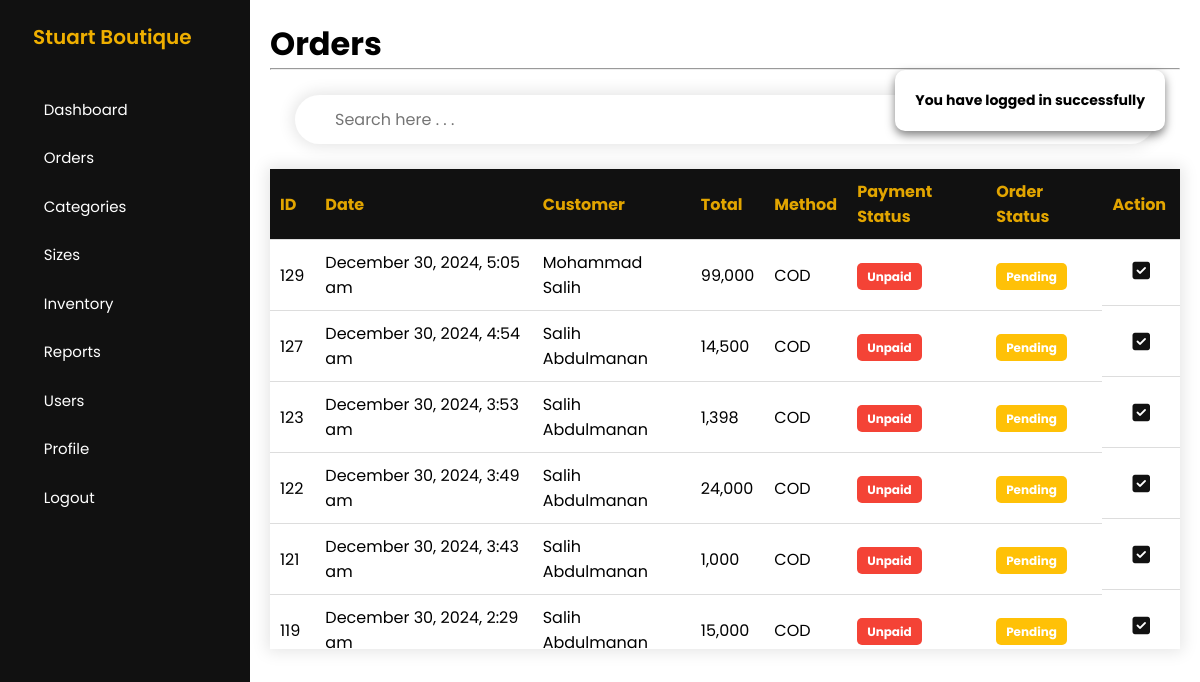
The page /admin/view-order.php (signed in) on the database its author committed.
### tables this page shows
CREATE TABLE `orders` (
  `orderID` int(11) NOT NULL,
  `userID` int(11) NOT NULL,
  `orderAmount` int(11) NOT NULL,
  `paymentMethod` enum('COD','GCash') DEFAULT NULL,
  `orderStatus` enum('pending','approved','cancelled') NOT NULL DEFAULT 'pending',
  `paymentStatus` enum('unpaid','paid') NOT NULL DEFAULT 'unpaid',
  `orderDate` datetime NOT NULL DEFAULT current_timestamp()
);

CREATE TABLE `users` (
  `userID` int(11) NOT NULL,
  `userFullname` varchar(255) DEFAULT NULL,
  `userNumber` varchar(20) DEFAULT NULL,
  `userAddress` varchar(255) DEFAULT NULL,
  `userGender` varchar(255) DEFAULT NULL,
  `userEmail` varchar(255) NOT NULL,
  `userPassword` varchar(255) NOT NULL,
  `userCode` int(255) DEFAULT NULL,
  `userType` tinyint(1) DEFAULT 0 COMMENT '0=customer, 1=admin'
);

### config/DatabaseConnection.php (called while the page is built, shortened)
<?php
    class DatabaseConnection
    {
        public function __construct()
        {
            $this->conn = new mysqli(HOSTNAME,USERNAME,PASSWORD,DATABASE);
        }
    }
?>

### admin/controllers/OrderController.php (called while the page is built, shortened)
<?php
    class OrderController
    {
        private $conn;
        public function __construct()
        {
            $db = new DatabaseConnection;
            $this->conn = $db->conn;
        }
        public function getDataOrderPending()
        {
            $getDataQuery = "
                SELECT orders.*, users.*
                FROM orders
                INNER JOIN users
                ON orders.userID = users.userID
                WHERE orderStatus='pending'
                ORDER BY orderDate DESC
            ";
            $result = $this->conn->query($getDataQuery);
            return $result;
        }
    }
?>

### admin/view-order.php (the view, shortened to what this page needs)
<?php
    include_once 'controllers/OrderController.php';
    $order = new OrderController;
    include 'includes/header.php';
    include 'includes/sidebar.php';
?>
<main>
    <h1>Orders</h1>
    <hr>
        <div class="search-container">
            <input type="text" id="myInput" onkeyup="filterTable()" placeholder="Search here . . ." title="Type in a name">
        </div>
    <div class="main-two-table-container"
    style="display:flex;
    flex-direction: column;
    justify-content: center;
    width: 100%;
    gap:25px;
    "
    >
        <div class="table-container">
            <div class="scroll-table">
                <table class="child-table" id="inventoryTable">
                    <thead>
                        <tr>
                            <th>ID</th>
                            <th>Date</th>
                            <th>Customer</th>
                            <th>Total</th>
                            <th>Method</th>
                            <th>Payment Status</th>
                            <th>Order Status</th>
                            <th>Action</th>
                        </tr>
                    </thead>
                    <tbody>
                        <?php
                            $resultGet = $order->getDataOrderPending();
                            while($data = $resultGet->fetch_assoc()){
                                $formattedDate = date('F j, Y, g:i a', strtotime($data['orderDate']));
                        ?>
                        <tr>
                            <td>
                                <?= $data['orderID'] ?>
                            </td>
                            <td>
                                <?= $formattedDate ?>
                            </td>
                            <td>
                                <?= $data['userFullname'] ?>
                            </td>
                            <td>
                                <?= number_format($data['orderAmount']) ?>
                            </td>
                            <td>
                                <?= $data['paymentMethod'] ?>
                            </td>
                            <td>
                                <span class="order-status <?= $data['paymentStatus'] ?>"><?= $data['paymentStatus'] ?></span>
                            </td>
                            <td>
                                <span class="order-status <?= $data['orderStatus'] ?>"><?= $data['orderStatus'] ?></span>
                            </td>
                            <td style="display: flex;">
                                <a href="../add-confirm-order.php?orderID=<?= $data['orderID'] ?>" target="_blank"
                                    style="color: #111;
                                    background-color: transparent;
                                    padding: 10px 20px;
                                ">
                                    <i class="fa-solid fa-square-check"></i>
                                </a>
                            </td>
                        </tr>
                        <?php
                            }
                        ?>
                    </tbody>
                </table>
            </div>
        </div>
</main>
<?php include 'includes/footer.php'; ?>

### admin/css/sidebar4.css (style rules this page uses)
.search-container { padding: 25px 25px; align-items: center; display: flex; flex-direction: row; }
#myInput { width: 100%; font-size: 16px; padding: 12px 20px 12px 40px; border: none; outline: none; box-shadow: 0 0 15px 3px rgba(0, 0, 0, 0.1); border-radius: 25px; }

### admin/css/table10.css (style rules this page uses)
.table-container { flex: 2; }
.scroll-table { height: 480px; overflow-y: auto; background-color: #fff; box-shadow: 0 0 15px 3px rgba(0, 0, 0, 0.1); }
.child-table { border-collapse: collapse; width: 100%; background-color: #fff; }
.child-table th { position: sticky; top: 0; }
.child-table th, .child-table td { border-bottom: 1px solid #ddd; padding: 10px; text-align: left; }
.child-table th { background-color: #111; color: #E2A500; box-shadow: 0 0 15px 3px rgba(0, 0, 0, 0.1); }
.child-table a { text-decoration: none; color: #000; }
.child-table a i { font-size: 20px; }
.order-status { padding: 5px 10px; border-radius: 5px; font-size: 12px; font-weight: bold; text-transform: capitalize; }
.order-status.unpaid { background-color: #f44336; color: white; }
.order-status.pending { background-color: #ffc107; color: #fff; }

### rows shown on the page
orders: orderID "129", orderDate "December 30, 2024, 5:05 am", userID.userFullname "Mohammad Salih", orderAmount "99,000", paymentMethod "COD", paymentStatus "Unpaid", orderStatus "Pending"
orders: orderID "127", orderDate "December 30, 2024, 4:54 am", userID.userFullname "Salih Abdulmanan", orderAmount "14,500", paymentMethod "COD", paymentStatus "Unpaid", orderStatus "Pending"
orders: orderID "123", orderDate "December 30, 2024, 3:53 am", userID.userFullname "Salih Abdulmanan", orderAmount "1,398", paymentMethod "COD", paymentStatus "Unpaid", orderStatus "Pending"
orders: orderID "122", orderDate "December 30, 2024, 3:49 am", userID.userFullname "Salih Abdulmanan", orderAmount "24,000", paymentMethod "COD", paymentStatus "Unpaid", orderStatus "Pending"
orders: orderID "121", orderDate "December 30, 2024, 3:43 am", userID.userFullname "Salih Abdulmanan", orderAmount "1,000", paymentMethod "COD", paymentStatus "Unpaid", orderStatus "Pending"
orders: orderID "119", orderDate "December 30, 2024, 2:29 am", userID.userFullname "Salih Abdulmanan", orderAmount "15,000", paymentMethod "COD", paymentStatus "Unpaid", orderStatus "Pending"
